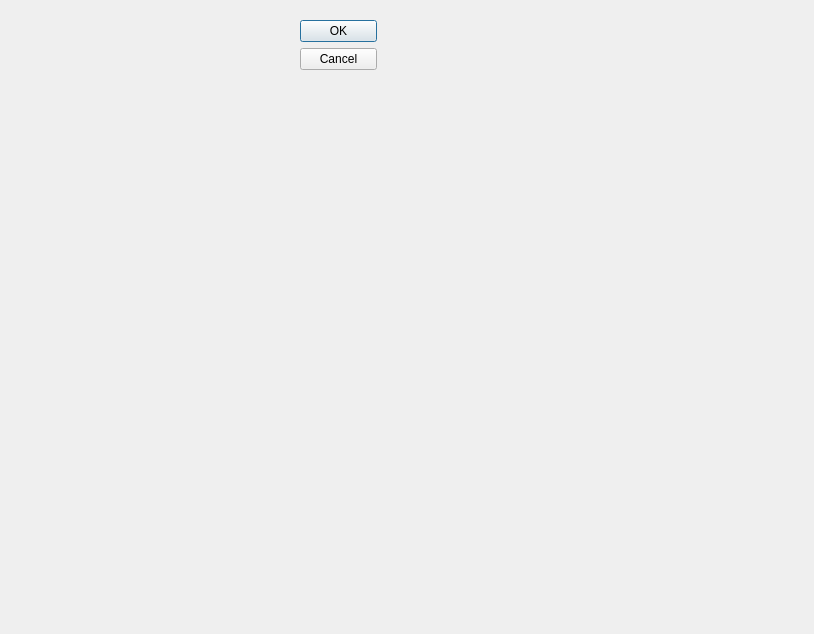
<?xml version="1.0" encoding="UTF-8"?>
<ui version="4.0">
 <class>Dialog</class>
 <widget class="QDialog" name="Dialog">
  <property name="geometry">
   <rect>
    <x>0</x>
    <y>0</y>
    <width>814</width>
    <height>634</height>
   </rect>
  </property>
  <property name="windowTitle">
   <string>Dialog</string>
  </property>
  <widget class="QWidget" name="layoutWidget">
   <property name="geometry">
    <rect>
     <x>300</x>
     <y>20</y>
     <width>77</width>
     <height>106</height>
    </rect>
   </property>
   <layout class="QVBoxLayout">
    <property name="spacing">
     <number>6</number>
    </property>
    <property name="leftMargin">
     <number>0</number>
    </property>
    <property name="topMargin">
     <number>0</number>
    </property>
    <property name="rightMargin">
     <number>0</number>
    </property>
    <property name="bottomMargin">
     <number>0</number>
    </property>
    <item>
     <widget class="QPushButton" name="btnOK">
      <property name="text">
       <string>OK</string>
      </property>
     </widget>
    </item>
    <item>
     <widget class="QPushButton" name="btnCancle">
      <property name="text">
       <string>Cancel</string>
      </property>
     </widget>
    </item>
    <item>
     <spacer>
      <property name="orientation">
       <enum>Qt::Vertical</enum>
      </property>
      <property name="sizeHint" stdset="0">
       <size>
        <width>20</width>
        <height>40</height>
       </size>
      </property>
     </spacer>
    </item>
   </layout>
  </widget>
 </widget>
 <resources/>
 <connections>
  <connection>
   <sender>btnOK</sender>
   <signal>clicked()</signal>
   <receiver>Dialog</receiver>
   <slot>accept()</slot>
   <hints>
    <hint type="sourcelabel">
     <x>351</x>
     <y>38</y>
    </hint>
    <hint type="destinationlabel">
     <x>233</x>
     <y>29</y>
    </hint>
   </hints>
  </connection>
  <connection>
   <sender>btnCancle</sender>
   <signal>clicked()</signal>
   <receiver>Dialog</receiver>
   <slot>reject()</slot>
   <hints>
    <hint type="sourcelabel">
     <x>330</x>
     <y>66</y>
    </hint>
    <hint type="destinationlabel">
     <x>197</x>
     <y>125</y>
    </hint>
   </hints>
  </connection>
 </connections>
</ui>
